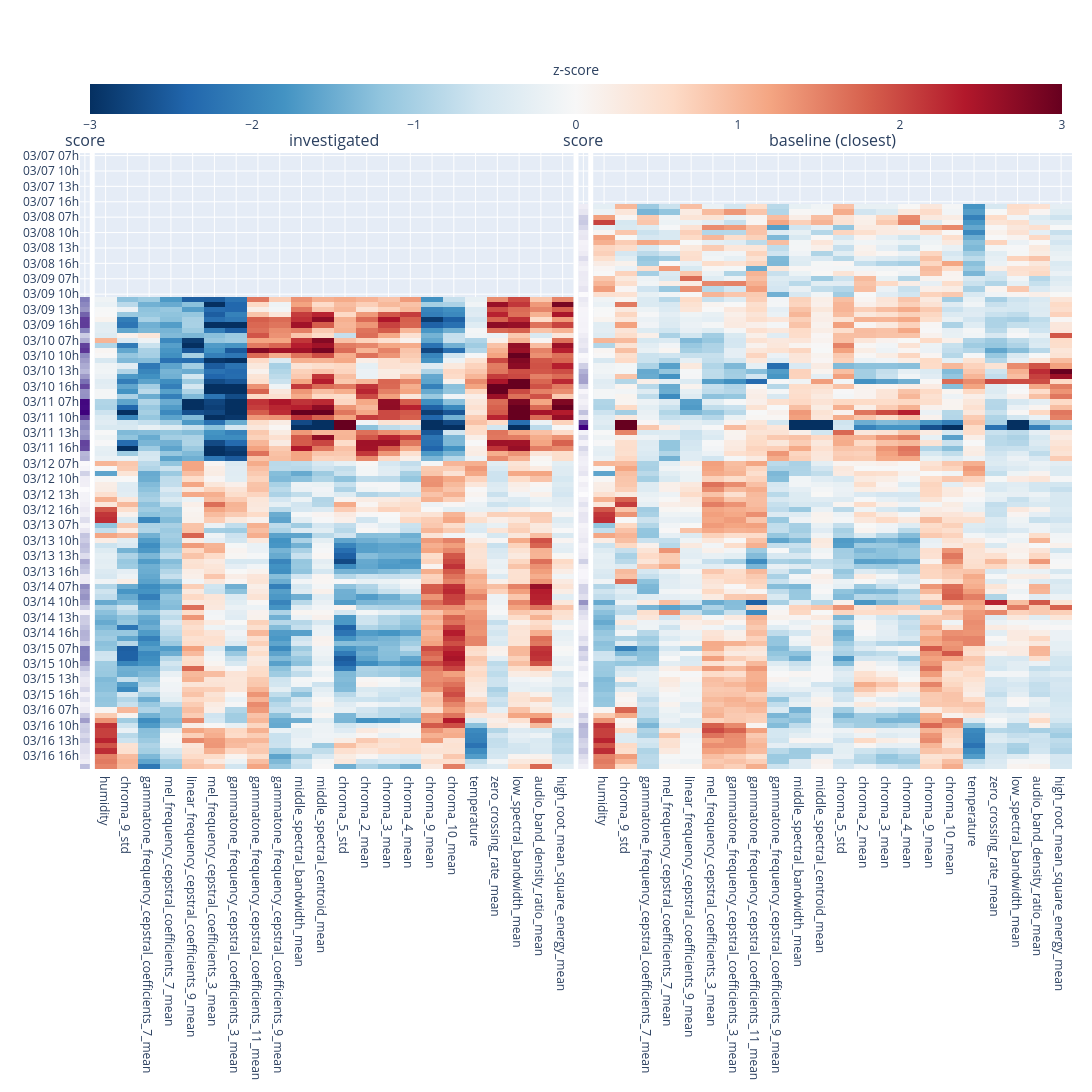

The code cell stored with this chart in its notebook:
### Code cell
anomalies.investigate_anomaly(
    investigated_features_dataframe=queenless_features_dataframe,
    baseline_features_dataframe=queenright_features_dataframe,
    baseline_aggregation='closest',
    observation_period='join',
    anomaly_scores_from_dataframe = anomaly_scores_from_dataframe,
    plotly=True,
)

### Figure 1 — Plotly figure (JSON) as saved in the notebook; plotly's stock layout.template omitted (floating-point values rounded to 4 significant figures; data arrays with more than 128 entries replaced by an {"elided": "..."} marker saying what was removed)
{"data": [{"colorscale": [[0, "rgb(63,0,125)"], [0.125, "rgb(84,39,143)"], [0.25, "rgb(106,81,163)"], [0.375, "rgb(128,125,186)"], [0.5, "rgb(158,154,200)"], [0.625, "rgb(188,189,220)"], [0.75, "rgb(218,218,235)"], [0.875, "rgb(239,237,245)"], [1, "rgb(252,251,253)"]], "hovertemplate": "score: %{z:.3f}<extra></extra>", "showscale": false, "type": "heatmap", "x": [""], "xaxis": "x", "xgap": 0, "y": ["03/07 07h", "03/07 08h", "03/07 09h", "03/07 10h", "03/07 11h", "03/07 12h", "03/07 13h", "03/07 14h", "03/07 15h", "03/07 16h", "03/07 17h", "03/07 18h", "03/08 07h", "03/08 08h", "03/08 09h", "03/08 10h", "03/08 11h", "03/08 12h", "03/08 13h", "03/08 14h", "03/08 15h", "03/08 16h", "03/08 17h", "03/08 18h", "03/09 07h", "03/09 08h", "03/09 09h", "03/09 10h", "03/09 11h", "03/09 12h", "03/09 13h", "03/09 14h", "03/09 15h", "03/09 16h", "03/09 17h", "03/09 18h", "03/10 07h", "03/10 08h", "03/10 09h", "03/10 10h", "03/10 11h", "03/10 12h", "03/10 13h", "03/10 14h", "03/10 15h", "03/10 16h", "03/10 17h", "03/10 18h", "03/11 07h", "03/11 08h", "03/11 09h", "03/11 10h", "03/11 11h", "03/11 12h", "03/11 13h", "03/11 14h", "03/11 15h", "03/11 16h", "03/11 17h", "03/11 18h", "03/12 07h", "03/12 08h", "03/12 09h", "03/12 10h", "03/12 11h", "03/12 12h", "03/12 13h", "03/12 14h", "03/12 15h", "03/12 16h", "03/12 17h", "03/12 18h", "03/13 07h", "03/13 08h", "03/13 09h", "03/13 10h", "03/13 11h", "03/13 12h", "03/13 13h", "03/13 14h", "03/13 15h", "03/13 16h", "03/13 17h", "03/13 18h", "03/14 07h", "03/14 08h", "03/14 09h", "03/14 10h", "03/14 11h", "03/14 12h", "03/14 13h", "03/14 14h", "03/14 15h", "03/14 16h", "03/14 17h", "03/14 18h", "03/15 07h", "03/15 08h", "03/15 09h", "03/15 10h", "03/15 11h", "03/15 12h", "03/15 13h", "03/15 14h", "03/15 15h", "03/15 16h", "03/15 17h", "03/15 18h", "03/16 07h", "03/16 08h", "03/16 09h", "03/16 10h", "03/16 11h", "03/16 12h", "03/16 13h", "03/16 14h", "03/16 15h", "03/16 16h", "03/16 17h", "03/16 18h"], "yaxis": "y", "z": [[NaN], [NaN], [NaN], [NaN], [NaN], [NaN], [NaN], [NaN], [NaN], [NaN], [NaN], [NaN], [NaN], [NaN], [NaN], [NaN], [NaN], [NaN], [NaN], [NaN], [NaN], [NaN], [NaN], [NaN], [NaN], [NaN], [NaN], [NaN], [-0.566], [-0.5534], [-0.5404], [-0.5838], [-0.6107], [-0.612], [-0.5598], [-0.4874], [-0.5173], [-0.6068], [-0.6161], [-0.5511], [-0.5334], [-0.52], [-0.5074], [-0.5348], [-0.5741], [-0.6027], [-0.5423], [-0.5446], [-0.6519], [-0.65], [-0.6578], [-0.6101], [-0.5455], [-0.5522], [-0.5323], [-0.5438], [-0.6063], [-0.6015], [-0.5095], [-0.5141], [-0.4189], [-0.4274], [-0.4823], [-0.4405], [-0.4376], [-0.4118], [-0.4298], [-0.4303], [-0.438], [-0.449], [-0.4392], [-0.4669], [-0.426], [-0.4518], [-0.4957], [-0.4881], [-0.5025], [-0.4958], [-0.4679], [-0.5213], [-0.5016], [-0.4924], [-0.4445], [-0.4455], [-0.5502], [-0.531], [-0.5427], [-0.5223], [-0.4874], [-0.4315], [-0.4887], [-0.4868], [-0.5001], [-0.5133], [-0.5107], [-0.484], [-0.5657], [-0.5631], [-0.5641], [-0.5267], [-0.4965], [-0.4676], [-0.4498], [-0.4534], [-0.4758], [-0.4349], [-0.4594], [-0.4333], [-0.4476], [-0.493], [-0.5324], [-0.4852], [-0.4895], [-0.4754], [-0.4927], [-0.4636], [-0.4646], [-0.4517], [-0.4432], [-0.5028]]}, {"colorbar": {"orientation": "h", "title": {"side": "top", "text": "z-score"}}, "colorscale": [[0, "rgb(5,48,97)"], [0.1, "rgb(33,102,172)"], [0.2, "rgb(67,147,195)"], [0.3, "rgb(146,197,222)"], [0.4, "rgb(209,229,240)"], [0.5, "rgb(247,247,247)"], [0.6, "rgb(253,219,199)"], [0.7, "rgb(244,165,130)"], [0.8, "rgb(214,96,77)"], [0.9, "rgb(178,24,43)"], [1, "rgb(103,0,31)"]], "hovertemplate": "%{x}<br>%{y}<br>z=%{z:.2f}<extra></extra>", "type": "heatmap", "x": ["humidity", "chroma_9_std", "gammatone_frequency_cepstral_coefficients_7_mean", "mel_frequency_cepstral_coefficients_7_mean", "linear_frequency_cepstral_coefficients_9_mean", "mel_frequency_cepstral_coefficients_3_mean", "gammatone_frequency_cepstral_coefficients_3_mean", "gammatone_frequency_cepstral_coefficients_11_mean", "gammatone_frequency_cepstral_coefficients_9_mean", "middle_spectral_bandwidth_mean", "middle_spectral_centroid_mean", "chroma_5_std", "chroma_2_mean", "chroma_3_mean", "chroma_4_mean", "chroma_9_mean", "chroma_10_mean", "temperature", "zero_crossing_rate_mean", "low_spectral_bandwidth_mean", "audio_band_density_ratio_mean", "high_root_mean_square_energy_mean"], "xaxis": "x2", "y": ["03/07 07h", "03/07 08h", "03/07 09h", "03/07 10h", "03/07 11h", "03/07 12h", "03/07 13h", "03/07 14h", "03/07 15h", "03/07 16h", "03/07 17h", "03/07 18h", "03/08 07h", "03/08 08h", "03/08 09h", "03/08 10h", "03/08 11h", "03/08 12h", "03/08 13h", "03/08 14h", "03/08 15h", "03/08 16h", "03/08 17h", "03/08 18h", "03/09 07h", "03/09 08h", "03/09 09h", "03/09 10h", "03/09 11h", "03/09 12h", "03/09 13h", "03/09 14h", "03/09 15h", "03/09 16h", "03/09 17h", "03/09 18h", "03/10 07h", "03/10 08h", "03/10 09h", "03/10 10h", "03/10 11h", "03/10 12h", "03/10 13h", "03/10 14h", "03/10 15h", "03/10 16h", "03/10 17h", "03/10 18h", "03/11 07h", "03/11 08h", "03/11 09h", "03/11 10h", "03/11 11h", "03/11 12h", "03/11 13h", "03/11 14h", "03/11 15h", "03/11 16h", "03/11 17h", "03/11 18h", "03/12 07h", "03/12 08h", "03/12 09h", "03/12 10h", "03/12 11h", "03/12 12h", "03/12 13h", "03/12 14h", "03/12 15h", "03/12 16h", "03/12 17h", "03/12 18h", "03/13 07h", "03/13 08h", "03/13 09h", "03/13 10h", "03/13 11h", "03/13 12h", "03/13 13h", "03/13 14h", "03/13 15h", "03/13 16h", "03/13 17h", "03/13 18h", "03/14 07h", "03/14 08h", "03/14 09h", "03/14 10h", "03/14 11h", "03/14 12h", "03/14 13h", "03/14 14h", "03/14 15h", "03/14 16h", "03/14 17h", "03/14 18h", "03/15 07h", "03/15 08h", "03/15 09h", "03/15 10h", "03/15 11h", "03/15 12h", "03/15 13h", "03/15 14h", "03/15 15h", "03/15 16h", "03/15 17h", "03/15 18h", "03/16 07h", "03/16 08h", "03/16 09h", "03/16 10h", "03/16 11h", "03/16 12h", "03/16 13h", "03/16 14h", "03/16 15h", "03/16 16h", "03/16 17h", "03/16 18h"], "yaxis": "y2", "z": {"elided": "120x22 float values"}, "zmax": 3, "zmid": 0, "zmin": -3}, {"colorscale": [[0, "rgb(63,0,125)"], [0.125, "rgb(84,39,143)"], [0.25, "rgb(106,81,163)"], [0.375, "rgb(128,125,186)"], [0.5, "rgb(158,154,200)"], [0.625, "rgb(188,189,220)"], [0.75, "rgb(218,218,235)"], [0.875, "rgb(239,237,245)"], [1, "rgb(252,251,253)"]], "hovertemplate": "score: %{z:.3f}<extra></extra>", "showscale": false, "type": "heatmap", "x": [""], "xaxis": "x3", "xgap": 0, "y": ["03/07 07h", "03/07 08h", "03/07 09h", "03/07 10h", "03/07 11h", "03/07 12h", "03/07 13h", "03/07 14h", "03/07 15h", "03/07 16h", "03/07 17h", "03/07 18h", "03/08 07h", "03/08 08h", "03/08 09h", "03/08 10h", "03/08 11h", "03/08 12h", "03/08 13h", "03/08 14h", "03/08 15h", "03/08 16h", "03/08 17h", "03/08 18h", "03/09 07h", "03/09 08h", "03/09 09h", "03/09 10h", "03/09 11h", "03/09 12h", "03/09 13h", "03/09 14h", "03/09 15h", "03/09 16h", "03/09 17h", "03/09 18h", "03/10 07h", "03/10 08h", "03/10 09h", "03/10 10h", "03/10 11h", "03/10 12h", "03/10 13h", "03/10 14h", "03/10 15h", "03/10 16h", "03/10 17h", "03/10 18h", "03/11 07h", "03/11 08h", "03/11 09h", "03/11 10h", "03/11 11h", "03/11 12h", "03/11 13h", "03/11 14h", "03/11 15h", "03/11 16h", "03/11 17h", "03/11 18h", "03/12 07h", "03/12 08h", "03/12 09h", "03/12 10h", "03/12 11h", "03/12 12h", "03/12 13h", "03/12 14h", "03/12 15h", "03/12 16h", "03/12 17h", "03/12 18h", "03/13 07h", "03/13 08h", "03/13 09h", "03/13 10h", "03/13 11h", "03/13 12h", "03/13 13h", "03/13 14h", "03/13 15h", "03/13 16h", "03/13 17h", "03/13 18h", "03/14 07h", "03/14 08h", "03/14 09h", "03/14 10h", "03/14 11h", "03/14 12h", "03/14 13h", "03/14 14h", "03/14 15h", "03/14 16h", "03/14 17h", "03/14 18h", "03/15 07h", "03/15 08h", "03/15 09h", "03/15 10h", "03/15 11h", "03/15 12h", "03/15 13h", "03/15 14h", "03/15 15h", "03/15 16h", "03/15 17h", "03/15 18h", "03/16 07h", "03/16 08h", "03/16 09h", "03/16 10h", "03/16 11h", "03/16 12h", "03/16 13h", "03/16 14h", "03/16 15h", "03/16 16h", "03/16 17h", "03/16 18h"], "yaxis": "y3", "z": [[NaN], [NaN], [NaN], [NaN], [NaN], [NaN], [NaN], [NaN], [NaN], [NaN], [-0.4263], [-0.4375], [-0.4727], [-0.4766], [-0.4612], [-0.4325], [-0.4366], [-0.4132], [-0.4183], [-0.4276], [-0.4522], [-0.4288], [-0.4164], [-0.43], [-0.429], [-0.4264], [-0.4384], [-0.3947], [-0.4323], [-0.4238], [-0.4075], [-0.409], [-0.4099], [-0.4128], [-0.4096], [-0.4251], [-0.4369], [-0.4315], [-0.4484], [-0.3984], [-0.4138], [-0.4706], [-0.502], [-0.5163], [-0.5179], [-0.4682], [-0.4054], [-0.431], [-0.4155], [-0.4314], [-0.4863], [-0.4314], [-0.5986], [-0.6576], [-0.4137], [-0.455], [-0.4123], [-0.4617], [-0.437], [-0.4229], [-0.4186], [-0.4277], [-0.4396], [-0.4022], [-0.4233], [-0.4093], [-0.3918], [-0.4229], [-0.4432], [-0.4207], [-0.4382], [-0.4366], [-0.4105], [-0.421], [-0.424], [-0.4341], [-0.4132], [-0.422], [-0.4285], [-0.4689], [-0.421], [-0.4054], [-0.4049], [-0.418], [-0.4663], [-0.4657], [-0.4469], [-0.5331], [-0.4796], [-0.4549], [-0.4384], [-0.419], [-0.4204], [-0.4262], [-0.4552], [-0.4361], [-0.4844], [-0.4558], [-0.4679], [-0.4185], [-0.4359], [-0.4035], [-0.4012], [-0.4602], [-0.424], [-0.4128], [-0.415], [-0.4046], [-0.4173], [-0.4752], [-0.4512], [-0.5008], [-0.4919], [-0.4911], [-0.4698], [-0.4621], [-0.4785], [-0.4535], [-0.4348], [-0.4187]]}, {"colorscale": [[0, "rgb(5,48,97)"], [0.1, "rgb(33,102,172)"], [0.2, "rgb(67,147,195)"], [0.3, "rgb(146,197,222)"], [0.4, "rgb(209,229,240)"], [0.5, "rgb(247,247,247)"], [0.6, "rgb(253,219,199)"], [0.7, "rgb(244,165,130)"], [0.8, "rgb(214,96,77)"], [0.9, "rgb(178,24,43)"], [1, "rgb(103,0,31)"]], "hovertemplate": "%{x}<br>%{y}<br>z=%{z:.2f}<extra></extra>", "showscale": false, "type": "heatmap", "x": ["humidity", "chroma_9_std", "gammatone_frequency_cepstral_coefficients_7_mean", "mel_frequency_cepstral_coefficients_7_mean", "linear_frequency_cepstral_coefficients_9_mean", "mel_frequency_cepstral_coefficients_3_mean", "gammatone_frequency_cepstral_coefficients_3_mean", "gammatone_frequency_cepstral_coefficients_11_mean", "gammatone_frequency_cepstral_coefficients_9_mean", "middle_spectral_bandwidth_mean", "middle_spectral_centroid_mean", "chroma_5_std", "chroma_2_mean", "chroma_3_mean", "chroma_4_mean", "chroma_9_mean", "chroma_10_mean", "temperature", "zero_crossing_rate_mean", "low_spectral_bandwidth_mean", "audio_band_density_ratio_mean", "high_root_mean_square_energy_mean"], "xaxis": "x4", "y": ["03/07 07h", "03/07 08h", "03/07 09h", "03/07 10h", "03/07 11h", "03/07 12h", "03/07 13h", "03/07 14h", "03/07 15h", "03/07 16h", "03/07 17h", "03/07 18h", "03/08 07h", "03/08 08h", "03/08 09h", "03/08 10h", "03/08 11h", "03/08 12h", "03/08 13h", "03/08 14h", "03/08 15h", "03/08 16h", "03/08 17h", "03/08 18h", "03/09 07h", "03/09 08h", "03/09 09h", "03/09 10h", "03/09 11h", "03/09 12h", "03/09 13h", "03/09 14h", "03/09 15h", "03/09 16h", "03/09 17h", "03/09 18h", "03/10 07h", "03/10 08h", "03/10 09h", "03/10 10h", "03/10 11h", "03/10 12h", "03/10 13h", "03/10 14h", "03/10 15h", "03/10 16h", "03/10 17h", "03/10 18h", "03/11 07h", "03/11 08h", "03/11 09h", "03/11 10h", "03/11 11h", "03/11 12h", "03/11 13h", "03/11 14h", "03/11 15h", "03/11 16h", "03/11 17h", "03/11 18h", "03/12 07h", "03/12 08h", "03/12 09h", "03/12 10h", "03/12 11h", "03/12 12h", "03/12 13h", "03/12 14h", "03/12 15h", "03/12 16h", "03/12 17h", "03/12 18h", "03/13 07h", "03/13 08h", "03/13 09h", "03/13 10h", "03/13 11h", "03/13 12h", "03/13 13h", "03/13 14h", "03/13 15h", "03/13 16h", "03/13 17h", "03/13 18h", "03/14 07h", "03/14 08h", "03/14 09h", "03/14 10h", "03/14 11h", "03/14 12h", "03/14 13h", "03/14 14h", "03/14 15h", "03/14 16h", "03/14 17h", "03/14 18h", "03/15 07h", "03/15 08h", "03/15 09h", "03/15 10h", "03/15 11h", "03/15 12h", "03/15 13h", "03/15 14h", "03/15 15h", "03/15 16h", "03/15 17h", "03/15 18h", "03/16 07h", "03/16 08h", "03/16 09h", "03/16 10h", "03/16 11h", "03/16 12h", "03/16 13h", "03/16 14h", "03/16 15h", "03/16 16h", "03/16 17h", "03/16 18h"], "yaxis": "y4", "z": {"elided": "120x22 float values"}, "zmax": 3, "zmid": 0, "zmin": -3}], "layout": {"annotations": [{"font": {"size": 16}, "showarrow": false, "text": "score", "x": 0.004925, "xanchor": "center", "xref": "paper", "y": 1, "yanchor": "bottom", "yref": "paper"}, {"font": {"size": 16}, "showarrow": false, "text": "investigated", "x": 0.2562, "xanchor": "center", "xref": "paper", "y": 1, "yanchor": "bottom", "yref": "paper"}, {"font": {"size": 16}, "showarrow": false, "text": "score", "x": 0.5074, "xanchor": "center", "xref": "paper", "y": 1, "yanchor": "bottom", "yref": "paper"}, {"font": {"size": 16}, "showarrow": false, "text": "baseline (closest)", "x": 0.7587, "xanchor": "center", "xref": "paper", "y": 1, "yanchor": "bottom", "yref": "paper"}], "height": 1440, "margin": {"b": 120, "l": 80, "r": 20, "t": 40}, "width": 1200, "xaxis": {"anchor": "y", "domain": [0, 0.00985]}, "xaxis2": {"anchor": "y2", "domain": [0.01485, 0.4975]}, "xaxis3": {"anchor": "y3", "domain": [0.5025, 0.5123]}, "xaxis4": {"anchor": "y4", "domain": [0.5173, 1]}, "yaxis": {"anchor": "x", "autorange": "reversed", "domain": [0, 1]}, "yaxis2": {"anchor": "x2", "autorange": "reversed", "domain": [0, 1], "showticklabels": false}, "yaxis3": {"anchor": "x3", "autorange": "reversed", "domain": [0, 1], "showticklabels": false}, "yaxis4": {"anchor": "x4", "autorange": "reversed", "domain": [0, 1], "showticklabels": false}}}
